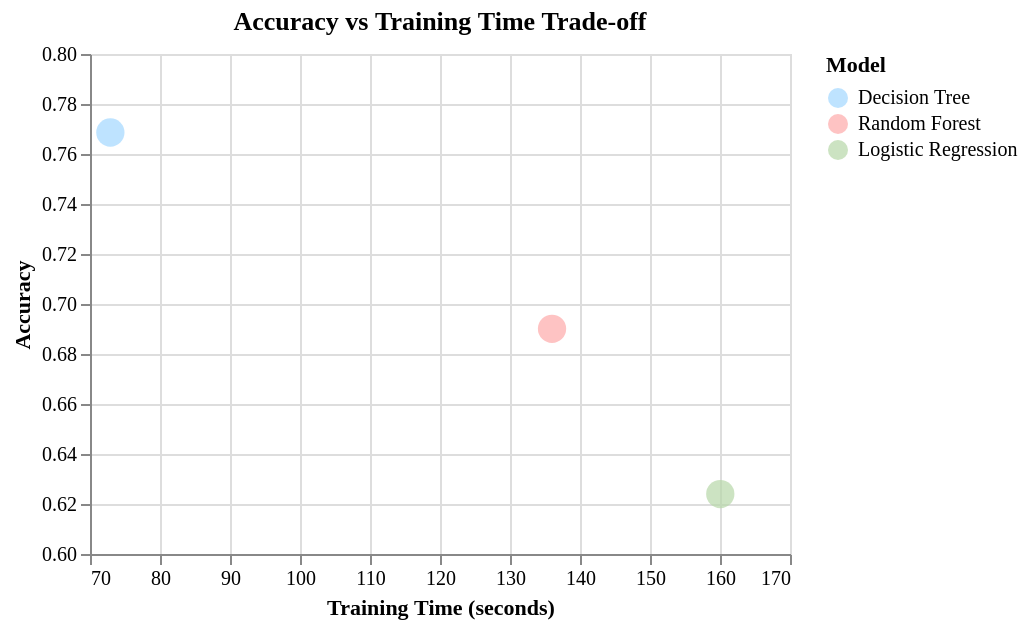

This figure's notebook cell:
### Code cell
# SCATTERPLOT TIME vs ACCURACY
scatter = alt.Chart(accuracy_df).mark_circle(size=200).encode(
    x=alt.X(
        "training_time:Q",
        title="Training Time (seconds)",
        scale=alt.Scale(zero=False),
        axis=alt.Axis(titleFont='Times New Roman', labelFont='Times New Roman')
    ),
    y=alt.Y(
        "value:Q",
        title="Accuracy",
        scale=alt.Scale(domain=[0.6, 0.8]),
        axis=alt.Axis(titleFont='Times New Roman', labelFont='Times New Roman')
    ),
    color=alt.Color(
        "model:N",
        title="Model",
        scale=alt.Scale(
            domain=model_order,
            range=["#a2d7ff", "#fdaaaa", "#b6d7a8"] # blue, red, orange
        ),
        legend=alt.Legend(titleFont='Times New Roman', labelFont='Times New Roman')
    ),
    tooltip=[
        alt.Tooltip("model:N", title="Model"),
        alt.Tooltip("training_time:Q", title="Training Time (s)", format=".2f"),
        alt.Tooltip("value:Q", title="Accuracy", format=".4f")
    ]
).properties(
    title=alt.TitleParams(text="Accuracy vs Training Time Trade-off", font='Times New Roman'), # Corrected title font setting
    width=350,
    height=250
)

scatter

### Figure 1 — Vega-Lite specification as saved in the notebook (floating-point values rounded to 4 significant figures)
{"config": {"view": {"continuousWidth": 300, "continuousHeight": 300}}, "data": {"name": "data-872172fb991d8bf392c3079f4110ba2a"}, "mark": {"type": "circle", "size": 200}, "encoding": {"color": {"field": "model", "legend": {"labelFont": "Times New Roman", "titleFont": "Times New Roman"}, "scale": {"domain": ["Decision Tree", "Random Forest", "Logistic Regression"], "range": ["#a2d7ff", "#fdaaaa", "#b6d7a8"]}, "title": "Model", "type": "nominal"}, "tooltip": [{"field": "model", "title": "Model", "type": "nominal"}, {"field": "training_time", "format": ".2f", "title": "Training Time (s)", "type": "quantitative"}, {"field": "value", "format": ".4f", "title": "Accuracy", "type": "quantitative"}], "x": {"axis": {"labelFont": "Times New Roman", "titleFont": "Times New Roman"}, "field": "training_time", "scale": {"zero": false}, "title": "Training Time (seconds)", "type": "quantitative"}, "y": {"axis": {"labelFont": "Times New Roman", "titleFont": "Times New Roman"}, "field": "value", "scale": {"domain": [0.6, 0.8]}, "title": "Accuracy", "type": "quantitative"}}, "height": 250, "title": {"text": "Accuracy vs Training Time Trade-off", "font": "Times New Roman"}, "width": 350, "$schema": "https://vega.github.io/schema/vega-lite/v5.20.1.json", "datasets": {"data-872172fb991d8bf392c3079f4110ba2a": [{"model": "Decision Tree", "metric": "Accuracy", "value": 0.7686, "training_time": 72.91}, {"model": "Random Forest", "metric": "Accuracy", "value": 0.6901, "training_time": 136.0}, {"model": "Logistic Regression", "metric": "Accuracy", "value": 0.624, "training_time": 160.0}]}}
